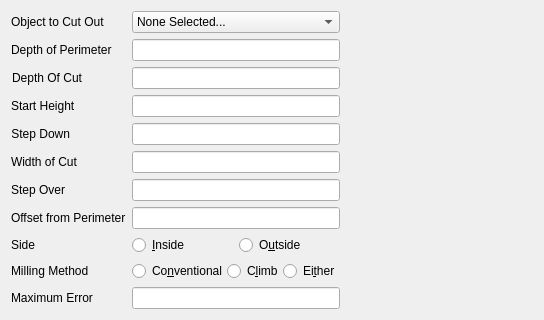
     <widget class="QWidget" name="page_4">
      <layout class="QHBoxLayout" name="horizontalLayout_15">
       <item>
        <layout class="QFormLayout" name="formLayout_3">
         <item row="3" column="0">
          <widget class="QLabel" name="perimeterDepthOfCutL">
           <property name="text">
            <string>Depth Of Cut</string>
           </property>
           <property name="alignment">
            <set>Qt::AlignRight|Qt::AlignTrailing|Qt::AlignVCenter</set>
           </property>
          </widget>
         </item>
         <item row="5" column="0">
          <widget class="QLabel" name="perimeterStepDownL">
           <property name="text">
            <string>Step Down</string>
           </property>
           <property name="alignment">
            <set>Qt::AlignRight|Qt::AlignTrailing|Qt::AlignVCenter</set>
           </property>
          </widget>
         </item>
         <item row="6" column="0">
          <widget class="QLabel" name="perimeterWidthOfCutL">
           <property name="text">
            <string>Width of Cut</string>
           </property>
          </widget>
         </item>
         <item row="7" column="0">
          <widget class="QLabel" name="perimeterStepOverL">
           <property name="text">
            <string>Step Over</string>
           </property>
          </widget>
         </item>
         <item row="9" column="0">
          <widget class="QLabel" name="perimeterSideL">
           <property name="text">
            <string>Side</string>
           </property>
          </widget>
         </item>
         <item row="9" column="1">
          <widget class="QFrame" name="frame_20">
           <property name="frameShape">
            <enum>QFrame::NoFrame</enum>
           </property>
           <property name="frameShadow">
            <enum>QFrame::Plain</enum>
           </property>
           <layout class="QHBoxLayout" name="horizontalLayout_12">
            <property name="leftMargin">
             <number>0</number>
            </property>
            <property name="topMargin">
             <number>0</number>
            </property>
            <property name="rightMargin">
             <number>0</number>
            </property>
            <property name="bottomMargin">
             <number>0</number>
            </property>
            <item>
             <widget class="QRadioButton" name="perimeterInsideRB">
              <property name="toolTip">
               <string>The cut will be inside the perimeter.</string>
              </property>
              <property name="text">
               <string>&amp;Inside</string>
              </property>
             </widget>
            </item>
            <item>
             <widget class="QRadioButton" name="perimeterOutsideRB">
              <property name="toolTip">
               <string>The cut will be outside the perimeter</string>
              </property>
              <property name="text">
               <string>O&amp;utside</string>
              </property>
             </widget>
            </item>
           </layout>
          </widget>
         </item>
         <item row="3" column="1">
          <widget class="QLineEdit" name="perimeterDepthOfCutE">
           <property name="toolTip">
            <string>Distance below the z-axis origin for the final cut.</string>
           </property>
          </widget>
         </item>
         <item row="5" column="1">
          <widget class="QLineEdit" name="perimeterStepDownE">
           <property name="toolTip">
            <string>The distance that the z-axis will move down with each pass</string>
           </property>
          </widget>
         </item>
         <item row="6" column="1">
          <widget class="QLineEdit" name="perimeterWidthOfCutE">
           <property name="toolTip">
            <string>The width of the perimeter cut. This width 
cannot be less that the width of the selectedtool.
Defining the width to be greater than
the width of the tool allows for
 chip removal on deep cuts.</string>
           </property>
          </widget>
         </item>
         <item row="7" column="1">
          <widget class="QLineEdit" name="perimeterStepOverE">
           <property name="toolTip">
            <string>The distance to step over for each pass when
the width of cut is greater than the width of the tool</string>
           </property>
          </widget>
         </item>
         <item row="11" column="0">
          <widget class="QLabel" name="perimeterMillingMethodL">
           <property name="text">
            <string>Milling Method</string>
           </property>
          </widget>
         </item>
         <item row="11" column="1">
          <widget class="QFrame" name="frame_22">
           <property name="frameShape">
            <enum>QFrame::NoFrame</enum>
           </property>
           <property name="frameShadow">
            <enum>QFrame::Sunken</enum>
           </property>
           <layout class="QHBoxLayout" name="horizontalLayout_14">
            <property name="spacing">
             <number>0</number>
            </property>
            <property name="leftMargin">
             <number>0</number>
            </property>
            <property name="topMargin">
             <number>0</number>
            </property>
            <property name="rightMargin">
             <number>0</number>
            </property>
            <property name="bottomMargin">
             <number>0</number>
            </property>
            <item>
             <widget class="QRadioButton" name="perimeterConventionalRB">
              <property name="toolTip">
               <string>Cutting front edge turns away from the material.</string>
              </property>
              <property name="text">
               <string>Co&amp;nventional</string>
              </property>
             </widget>
            </item>
            <item>
             <widget class="QRadioButton" name="perimeterClimbRB">
              <property name="toolTip">
               <string>Cutting front edge of the tool cuts into the material.</string>
              </property>
              <property name="text">
               <string>C&amp;limb</string>
              </property>
             </widget>
            </item>
            <item>
             <widget class="QRadioButton" name="perimeterEitherRB">
              <property name="toolTip">
               <string>System decides the milling method for you.</string>
              </property>
              <property name="text">
               <string>Ei&amp;ther</string>
              </property>
             </widget>
            </item>
           </layout>
          </widget>
         </item>
         <item row="8" column="0">
          <widget class="QLabel" name="perimeterOffsetL">
           <property name="text">
            <string>Offset from Perimeter</string>
           </property>
          </widget>
         </item>
         <item row="8" column="1">
          <widget class="QLineEdit" name="perimeterOffsetE">
           <property name="toolTip">
            <string>The distance that the edge of the cut
will be from the perimeter. A value of zero
means that the center of the bit will be on the perimeter.</string>
           </property>
          </widget>
         </item>
         <item row="1" column="0">
          <widget class="QLabel" name="perimeterObjectToCutL">
           <property name="text">
            <string>Object to Cut Out</string>
           </property>
          </widget>
         </item>
         <item row="2" column="0">
          <widget class="QLabel" name="perimeterDepthL">
           <property name="text">
            <string>Depth of Perimeter</string>
           </property>
          </widget>
         </item>
         <item row="2" column="1">
          <widget class="QLineEdit" name="perimeterDepthE">
           <property name="toolTip">
            <string>Defines the depth at which the horizontal
slice will be taken to define the perimeter
to be cut.</string>
           </property>
          </widget>
         </item>
         <item row="1" column="1">
          <widget class="QComboBox" name="perimeterObjectToCutCB">
           <property name="toolTip">
            <string>Select the object that will define
the perimeter. The horizontal slice
at the value in the &quot;Depth of Perimeter&quot; field
from the object selected defines
the shape of the perimeter.</string>
           </property>
           <item>
            <property name="text">
             <string>None Selected...</string>
            </property>
           </item>
          </widget>
         </item>
         <item row="4" column="1">
          <widget class="QLineEdit" name="perimeterStartHeightE">
           <property name="toolTip">
            <string>Height above the origin where
the perimeter cutting operation will begin.</string>
           </property>
          </widget>
         </item>
         <item row="4" column="0">
          <widget class="QLabel" name="perimeterStartHeightL">
           <property name="text">
            <string>Start Height</string>
           </property>
          </widget>
         </item>
         <item row="12" column="0">
          <widget class="QLabel" name="perimeterErrorL">
           <property name="text">
            <string>Maximum Error</string>
           </property>
          </widget>
         </item>
         <item row="12" column="1">
          <widget class="QLineEdit" name="perimeterErrorE">
           <property name="toolTip">
            <string>The distance that bit can deviate from the exact path.
Higher values greatly reduce the size of the
resulting GCode file and reduce cutting time.</string>
           </property>
          </widget>
         </item>
        </layout>
       </item>
       <item>
        <spacer name="horizontalSpacer_5">
         <property name="orientation">
          <enum>Qt::Horizontal</enum>
         </property>
         <property name="sizeHint" stdset="0">
          <size>
           <width>193</width>
           <height>20</height>
          </size>
         </property>
        </spacer>
       </item>
      </layout>
     </widget>
